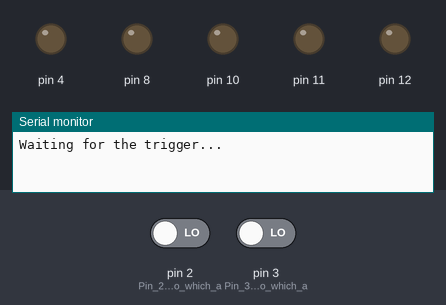
Recording of a sketch running on a simulated Arduino Uno, built with avr-gcc and run on an emulated ATmega328P. Shown: output pins drawn as LEDs (lit = HIGH), the last lines printed to the serial monitor. Dashed ring = blinking. The test bench sets the inputs (shaded band); at power-on: pin 2 (Pin_2_is_input_to_which_a) LOW, pin 3 (Pin_3_is_input_to_which_a) LOW. Random numbers use the default seed unless the sketch sets one.

Above: at 1.2 s.
1.3 s: pin 2 (Pin_2_is_input_to_which_a) driven HIGH
At 1.49 s:
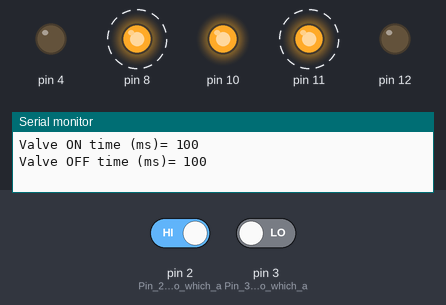
At 3.6 s:
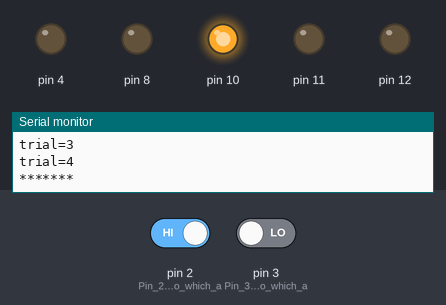
4.3 s: pin 3 (Pin_3_is_input_to_which_a) driven HIGH
At 4.6 s:
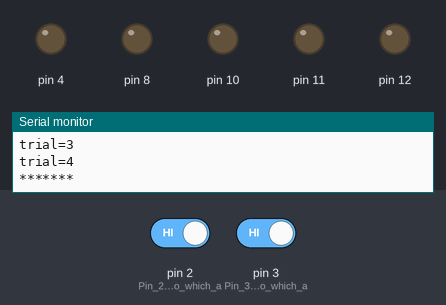
Timing chart, 0 to 7.3 s (numbered marks = the images above; inputs shaded):
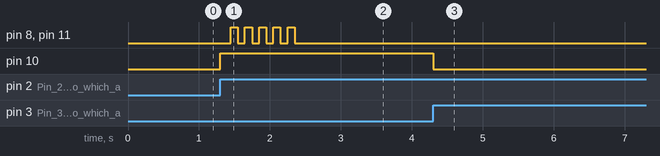

The sketch:

random_air_puff.ino
```cpp
//Dr. Anton Sheinin, TAU 2017
/*the procedure for activation of two solenoid valves
 * the valve choice (1 or 2) and the delay between two activation cycles (15 - 19 sec) is determined by the random number.
 * During one valve activation cycle, the valve is activated 5 times.
 * The device is also sends a voltage signal for the indication of the valve activation:
 * for valve1, the device sends 5V from the devoted BNC
 * for valve2, the device sends 2.5V from the devoted BNC*/

/* Modified by Pablo, Sept 2023
 * Define number of cycles per puff in variable
 * Define interval between stims in variables
 */

//#include <avr/interrupt.h>

//initialize some global variables
long Valve_randNumber;  //random number from 1 to 2 for valve choice
long Delay_randNumber;  //random number from 15 to 19 for time delay in the loop
/////////////////////////////// These parameters determine the valve activation timing during the cycle /////////////////////////
long valveOn = 100;           //the valve open time in the activation sequence, in ms
long valveOff = 100;          //the valve close time in the activation sequence, in ms

long cycles_per_stim = 5; //define here the number of cycles (airpuffs) per stimulus
long isi_sec = 3;
long isi_jitter_sec = 2;

/////////////////////////////////////////////////////////////////////////////////////////////////////////////////////////////////
int cyclenum = 0;
void setup(){
  // initialize serial
  Serial.begin(9600);
  // initialize digital pin 11 as an output for Valve1 activation
  pinMode(11, OUTPUT);
  // initialize digital pin 12 as an output for Valve2 activation.
  pinMode(12, OUTPUT);
  // initialize digital pin 8 as an output for Valve1 indication (sends 5V on activation)
  pinMode(8, OUTPUT);
  // initialize digital pin 4 as an output for Valve2 indication (sends 2.5V on activation, through the resistor voltage divider)
  pinMode(4, OUTPUT);
  // attach interrupt for trigger on digital pin 2
  // initialize digital pin 10 as an output for the interrupts-tied LED (on board LED)
  pinMode(10, OUTPUT);
  digitalWrite(10, LOW);        // Make pin 10 low, switch LED off
  pinMode(2, INPUT);            // Pin 2 is input to which a "TRIGGER IN" BNC (TTL) is connected = INT0; an external 10k pulldown  resistor is used
  pinMode(3, INPUT);     // Pin 3 is input to which a constantly closed "STOP" switch is connected = INT1; an external 10k pulldown  resistor is used
  attachInterrupt(0, StartinterruptRoutine, RISING);
  attachInterrupt(1, STOPinterruptRoutine, RISING);
  //random numbers gen initialization:
  // if analog input pin 0 is unconnected, random analog
  // noise will cause the call to randomSeed() to generate
  // different seed numbers each time the sketch runs.
  // randomSeed() will then shuffle the random function.
  randomSeed(analogRead(0));  //random for valve choice
  Serial.println("Waiting for the trigger...");

}

void loop() {
if (digitalRead(10) == HIGH)  //start the loop ONLY if the pin 10 is HIGH
{
  Serial.print("Cycle No. ");
  Serial.println(cyclenum);
  Valve_randNumberGen();
  Delay_randNumberGen();
    switch (Valve_randNumber) {
      case 1:
        {
          ActivateValve1();
        }
      break;
      case 2:
        {
          ActivateValve2();
        }
      break;
      default:
      break;
    }
  cyclenum++;
  delay((Delay_randNumber*1000)-valveOff);  //wait for the generated random delay minus the valve close time, in seconds
if (digitalRead(10) == LOW)  //end the loop if the pin 10 is LOW {
  stop_it();
}
}

void Valve_randNumberGen() {
// Valve choice - random number from 1 to 2
  Valve_randNumber = random(1,3);
  Serial.print("Random number for valve choice =");
  Serial.println(Valve_randNumber);
}

void Delay_randNumberGen() {
// Loop delay time - random number from isi_sec +- isi_sec
  Delay_randNumber = random(isi_sec-isi_jitter_sec,isi_sec+isi_jitter_sec);
  Serial.print("Random number for time delay (sec) =");
  Serial.println(Delay_randNumber);
}

void ActivateValve1() {
  int i = 0;
  Serial.println("Valve1 will be activated 5 times; 5V is sent to Valve1 BNC");
  Serial.print("Valve ON time (ms)= ");
  Serial.println(valveOn);
  Serial.print("Valve OFF time (ms)= ");
  Serial.println(valveOn);
  while(i < cycles_per_stim){
  Serial.print("trial=");
  Serial.println(i);
  digitalWrite(11, HIGH);
  digitalWrite(8, HIGH);
  delay(valveOn);
  digitalWrite(11, LOW);
  digitalWrite(8, LOW);
  delay(valveOff);
  i++;
}
  Serial.println("*******");
}

void ActivateValve2() {
  int i = 0;
  Serial.println("Valve2 will be activated 5 times; 2.5V is sent to Valve2 BNC");
  Serial.print("Valve ON time (ms)= ");
  Serial.println(valveOn);
  Serial.print("Valve OFF time (ms)= ");
  Serial.println(valveOn);
  while(i < cycles_per_stim){
  Serial.print("trial=");
  Serial.println(i);
  digitalWrite(12, HIGH);
  digitalWrite(4, HIGH);
  delay(valveOn);
  digitalWrite(12, LOW);
  digitalWrite(4, LOW);
  delay(valveOff);
  i++;
}
  Serial.println("*******");
}


void StartinterruptRoutine(){              // Interrupt service routine; pin 10 turns HIGH on interrput from pin 2
  digitalWrite(10, HIGH);
}

void STOPinterruptRoutine(){              // Interrupt service routine; pin 10 turns LOW on interrput from pin 3
  digitalWrite(10, LOW);
}

void stop_it()
{
 Serial.println("STOP button pressed - the program is aborted; the valves closed");
 Serial.println("Press RESET button to initiate the program");
 while(1);  //stop the loop() execution
 //and force the digital outputs for valves and the indication to LOW
  digitalWrite(11, LOW);
  digitalWrite(8, LOW);
  digitalWrite(12, LOW);
  digitalWrite(4, LOW);
}
```

Measured:
- after the input at 1.3 s, pin 8, pin 11: alternates HIGH for 0.10 s and LOW for 0.10 s, 10 changes in all, then stays LOW, starting after 0.15 s; pin 10: LOW → HIGH at once
- after the input at 4.3 s, pin 10: HIGH → LOW at once
